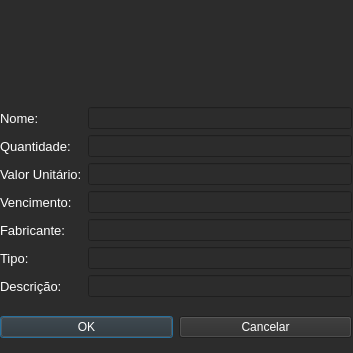
<?xml version="1.0" encoding="UTF-8"?>
<ui version="4.0">
 <class>JanelaCadEpi</class>
 <widget class="QDialog" name="JanelaCadEpi">
  <property name="geometry">
   <rect>
    <x>0</x>
    <y>0</y>
    <width>353</width>
    <height>353</height>
   </rect>
  </property>
  <property name="windowTitle">
   <string>Dialog</string>
  </property>
  <property name="styleSheet">
   <string notr="true">background-color: rgb(44, 44, 44);
color: rgb(255, 255, 255);</string>
  </property>
  <widget class="QWidget" name="verticalLayoutWidget">
   <property name="geometry">
    <rect>
     <x>0</x>
     <y>0</y>
     <width>352</width>
     <height>351</height>
    </rect>
   </property>
   <layout class="QVBoxLayout" name="verticalLayout">
    <item>
     <widget class="QLabel" name="label_17">
      <property name="maximumSize">
       <size>
        <width>350</width>
        <height>75</height>
       </size>
      </property>
      <property name="text">
       <string/>
      </property>
      <property name="pixmap">
       <pixmap resource="Arquivo_de_Recursos.qrc">:/icones/icones/ms.png</pixmap>
      </property>
      <property name="scaledContents">
       <bool>true</bool>
      </property>
     </widget>
    </item>
    <item>
     <layout class="QHBoxLayout" name="horizontalLayout_4">
      <item>
       <layout class="QVBoxLayout" name="verticalLayout_5">
        <item>
         <widget class="QLabel" name="label_16">
          <property name="font">
           <font>
            <pointsize>10</pointsize>
           </font>
          </property>
          <property name="text">
           <string>Nome:</string>
          </property>
         </widget>
        </item>
        <item>
         <widget class="QLabel" name="label_18">
          <property name="font">
           <font>
            <pointsize>10</pointsize>
           </font>
          </property>
          <property name="text">
           <string>Quantidade:</string>
          </property>
         </widget>
        </item>
        <item>
         <widget class="QLabel" name="label_19">
          <property name="font">
           <font>
            <pointsize>10</pointsize>
           </font>
          </property>
          <property name="text">
           <string>Valor Unitário:</string>
          </property>
         </widget>
        </item>
        <item>
         <widget class="QLabel" name="label_20">
          <property name="font">
           <font>
            <pointsize>10</pointsize>
           </font>
          </property>
          <property name="text">
           <string>Vencimento:</string>
          </property>
         </widget>
        </item>
        <item>
         <widget class="QLabel" name="label_21">
          <property name="font">
           <font>
            <pointsize>10</pointsize>
           </font>
          </property>
          <property name="text">
           <string>Fabricante:</string>
          </property>
         </widget>
        </item>
        <item>
         <widget class="QLabel" name="label_22">
          <property name="font">
           <font>
            <pointsize>10</pointsize>
           </font>
          </property>
          <property name="text">
           <string>Tipo:</string>
          </property>
         </widget>
        </item>
        <item>
         <widget class="QLabel" name="label_23">
          <property name="font">
           <font>
            <pointsize>10</pointsize>
           </font>
          </property>
          <property name="text">
           <string>Descrição:</string>
          </property>
         </widget>
        </item>
       </layout>
      </item>
      <item>
       <layout class="QVBoxLayout" name="verticalLayout_6">
        <item>
         <widget class="QLineEdit" name="lineEdit_16"/>
        </item>
        <item>
         <widget class="QLineEdit" name="lineEdit_17"/>
        </item>
        <item>
         <widget class="QLineEdit" name="lineEdit_18"/>
        </item>
        <item>
         <widget class="QLineEdit" name="lineEdit_19"/>
        </item>
        <item>
         <widget class="QLineEdit" name="lineEdit_20"/>
        </item>
        <item>
         <widget class="QLineEdit" name="lineEdit_21"/>
        </item>
        <item>
         <widget class="QLineEdit" name="lineEdit_22"/>
        </item>
       </layout>
      </item>
     </layout>
    </item>
    <item>
     <layout class="QHBoxLayout" name="horizontalLayout_3">
      <item>
       <widget class="QPushButton" name="pushButton_3">
        <property name="text">
         <string>OK</string>
        </property>
       </widget>
      </item>
      <item>
       <widget class="QPushButton" name="pushButton_4">
        <property name="text">
         <string>Cancelar</string>
        </property>
       </widget>
      </item>
     </layout>
    </item>
   </layout>
  </widget>
 </widget>
 <resources>
  <include location="Arquivo_de_Recursos.qrc"/>
 </resources>
 <connections/>
</ui>
